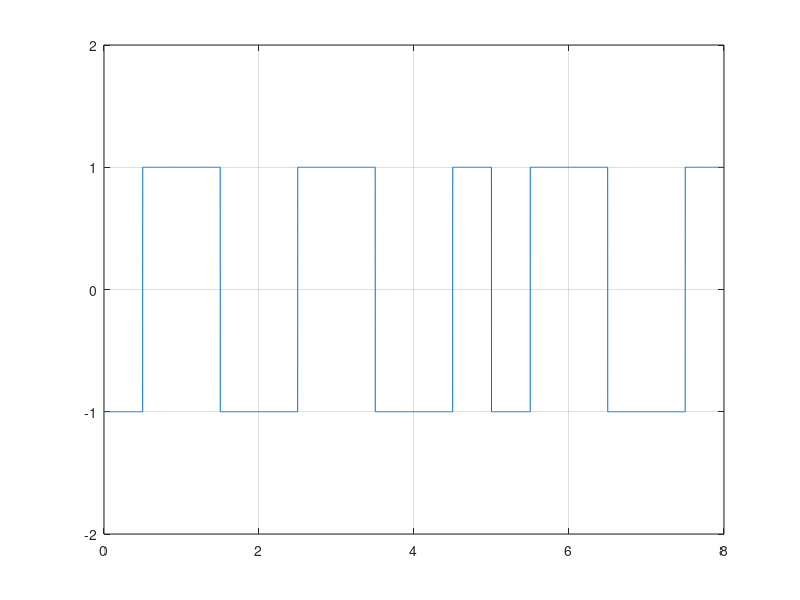

Reproduce this figure in MATLAB.
clear;
clc;
b = [1 0 1 0 1 1 0 1];
%b = [0 1 1 0 1 0 1];
n = length(b);
t = 0:0.001:n;
lastbit = -1;
for i = 1:n
    if(b(i) == 1)
        bw(i*1000:(i+0.5)*1000) = -1;
        bw((i+0.5)*1000:(i+1)*1000) = 1;
       
    else
        bw(i*1000:(i+0.5)*1000) = 1;
        bw((i+0.5)*1000:(i+1)*1000) = -1;
        lastbit = -1;
    end
end
bw = bw(1000:end);
% subplot(3,1,1)
plot(t,bw);
grid on;
axis([0 n -2 2]);